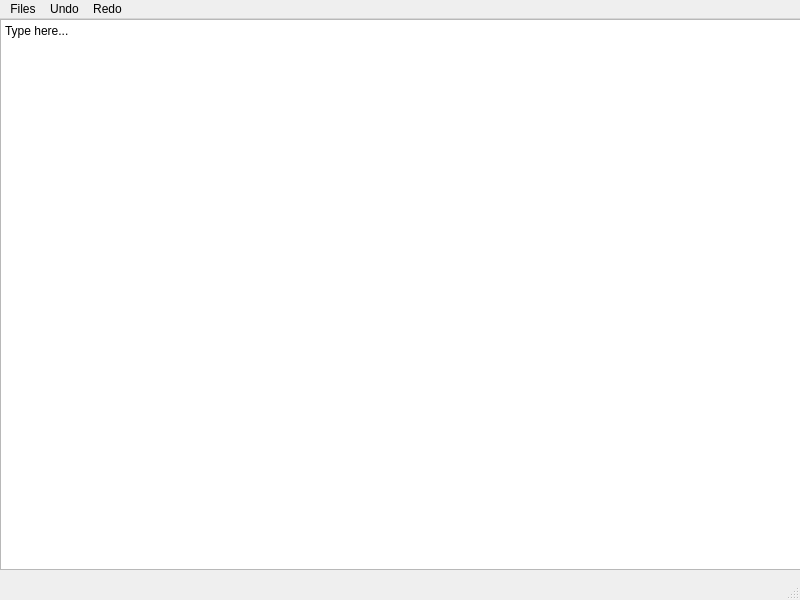
<?xml version="1.0" encoding="UTF-8"?>
<ui version="4.0">
 <class>MainWindow</class>
 <widget class="QMainWindow" name="MainWindow">
  <property name="geometry">
   <rect>
    <x>0</x>
    <y>0</y>
    <width>800</width>
    <height>600</height>
   </rect>
  </property>
  <property name="windowTitle">
   <string>MainWindow</string>
  </property>
  <widget class="QWidget" name="centralwidget">
   <widget class="QTextEdit" name="textEdit">
    <property name="geometry">
     <rect>
      <x>0</x>
      <y>0</y>
      <width>801</width>
      <height>551</height>
     </rect>
    </property>
    <property name="html">
     <string>&lt;!DOCTYPE HTML PUBLIC &quot;-//W3C//DTD HTML 4.0//EN&quot; &quot;http://www.w3.org/TR/REC-html40/strict.dtd&quot;&gt;
&lt;html&gt;&lt;head&gt;&lt;meta name=&quot;qrichtext&quot; content=&quot;1&quot; /&gt;&lt;meta charset=&quot;utf-8&quot; /&gt;&lt;style type=&quot;text/css&quot;&gt;
p, li { white-space: pre-wrap; }
hr { height: 1px; border-width: 0; }
li.unchecked::marker { content: &quot;\2610&quot;; }
li.checked::marker { content: &quot;\2612&quot;; }
&lt;/style&gt;&lt;/head&gt;&lt;body style=&quot; font-family:'Segoe UI'; font-size:9pt; font-weight:400; font-style:normal;&quot;&gt;
&lt;p style=&quot; margin-top:0px; margin-bottom:0px; margin-left:0px; margin-right:0px; -qt-block-indent:0; text-indent:0px;&quot;&gt;Type here...&lt;/p&gt;&lt;/body&gt;&lt;/html&gt;</string>
    </property>
   </widget>
  </widget>
  <widget class="QStatusBar" name="statusbar"/>
  <widget class="QMenuBar" name="menubar">
   <property name="geometry">
    <rect>
     <x>0</x>
     <y>0</y>
     <width>800</width>
     <height>25</height>
    </rect>
   </property>
   <widget class="QMenu" name="menuFiles">
    <property name="title">
     <string>Files</string>
    </property>
    <addaction name="actionHello"/>
    <addaction name="actionSave"/>
    <addaction name="actionSave_as"/>
   </widget>
   <widget class="QMenu" name="menuUndo">
    <property name="title">
     <string>Undo</string>
    </property>
   </widget>
   <widget class="QMenu" name="menuRedo">
    <property name="title">
     <string>Redo</string>
    </property>
   </widget>
   <addaction name="menuFiles"/>
   <addaction name="menuUndo"/>
   <addaction name="menuRedo"/>
  </widget>
  <action name="actionHello">
   <property name="text">
    <string>Open</string>
   </property>
  </action>
  <action name="actionSave">
   <property name="text">
    <string>Save</string>
   </property>
  </action>
  <action name="actionSave_as">
   <property name="text">
    <string>Save as</string>
   </property>
  </action>
 </widget>
 <resources/>
 <connections/>
</ui>
